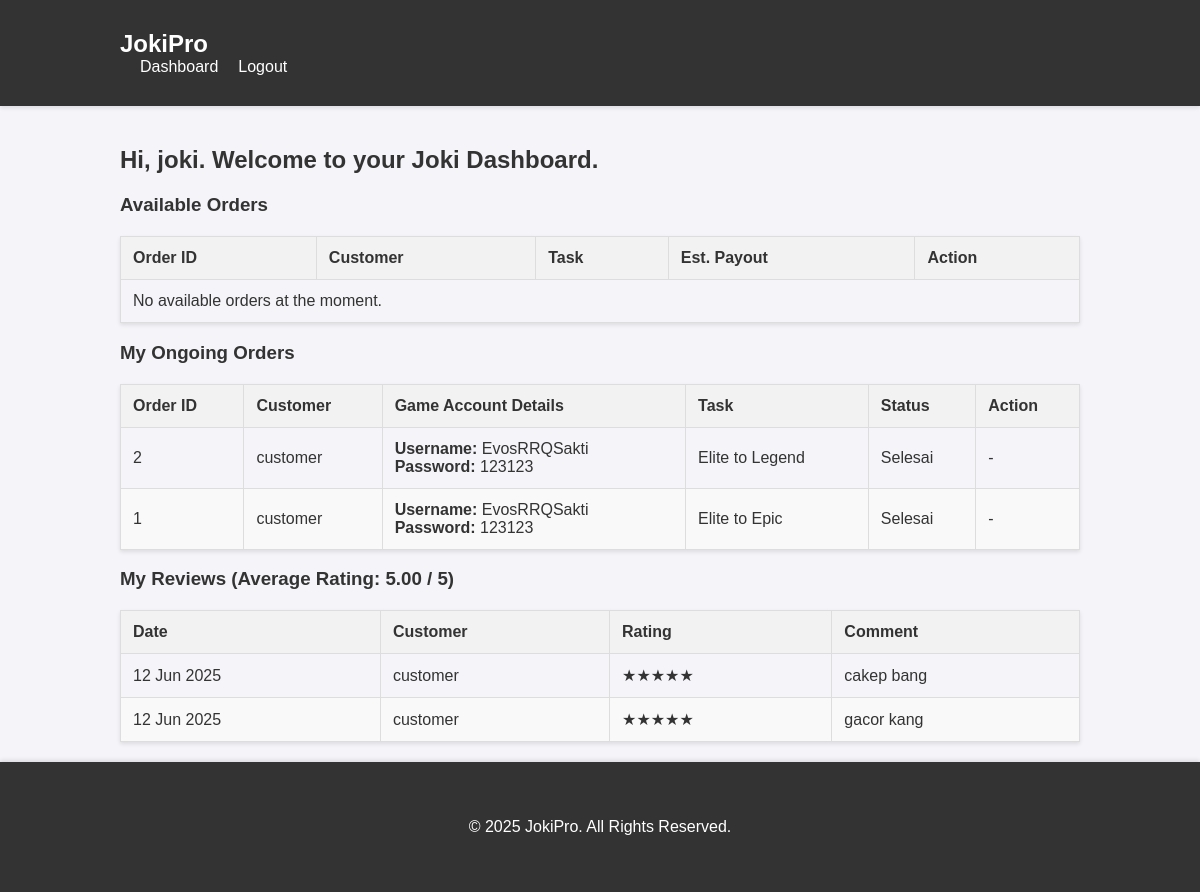
Page /dashboard.php (signed in) on the committed database.
### tables this page shows
CREATE TABLE `orderjoki` (
  `orderID` int(11) NOT NULL,
  `customerID` int(11) NOT NULL,
  `akunID` int(11) NOT NULL,
  `jokiID` int(11) DEFAULT NULL,
  `pembayaranID` int(11) DEFAULT NULL,
  `start_rank` varchar(50) DEFAULT NULL,
  `target_rank` varchar(50) DEFAULT NULL,
  `total_biaya` double NOT NULL,
  `status_order` enum('pending','diproses','selesai') DEFAULT 'pending'
);

CREATE TABLE `users` (
  `userID` int(11) NOT NULL,
  `username` varchar(50) NOT NULL,
  `email` varchar(100) NOT NULL,
  `password` varchar(255) NOT NULL,
  `role` enum('customer','joki','admin') NOT NULL
);

CREATE TABLE `akun_game` (
  `akunID` int(11) NOT NULL,
  `customerID` int(11) NOT NULL,
  `usernameGame` varchar(50) NOT NULL,
  `passwordGame` varchar(50) NOT NULL
);

CREATE TABLE `ulasan` (
  `ulasanID` int(11) NOT NULL,
  `customerID` int(11) NOT NULL,
  `jokiID` int(11) NOT NULL,
  `orderID` int(11) DEFAULT NULL,
  `rating` int(11) DEFAULT NULL CHECK (`rating` between 1 and 5),
  `komentar` text DEFAULT NULL,
  `tanggal` timestamp NOT NULL DEFAULT current_timestamp()
);

### joki_dashboard.php (the view, shortened to what this page needs)
<?php
require_once "config/config.php";
$jokiID = $_SESSION['id'];
$available_orders = [];
$sql_available = "SELECT o.orderID, c.username AS customer_name, o.start_rank, o.target_rank, o.total_biaya
                  FROM orderjoki o
                  JOIN users c ON o.customerID = c.userID
                  WHERE o.status_order = 'diproses' AND o.jokiID IS NULL
                  ORDER BY o.orderID ASC";
$result_available = mysqli_query($conn, $sql_available);
if ($result_available) {
    $available_orders = mysqli_fetch_all($result_available, MYSQLI_ASSOC);
}
$my_orders = [];
$sql_my = "SELECT
            o.orderID,
            c.username AS customer_name,
            o.start_rank,
            o.target_rank,
            o.total_biaya,
            o.status_order,
            ag.usernameGame,
            ag.passwordGame
           FROM orderjoki o
           JOIN users c ON o.customerID = c.userID
           JOIN akun_game ag ON o.akunID = ag.akunID
           WHERE o.jokiID = ?
           ORDER BY o.orderID DESC";
if ($stmt_my = mysqli_prepare($conn, $sql_my)) {
    mysqli_stmt_bind_param($stmt_my, "i", $jokiID);
    mysqli_stmt_execute($stmt_my);
    $result_my = mysqli_stmt_get_result($stmt_my);
    $my_orders = mysqli_fetch_all($result_my, MYSQLI_ASSOC);
}
$my_reviews = [];
$avg_rating = 0;
$sql_reviews = "SELECT u.rating, u.komentar, c.username as customer_name, u.tanggal
                FROM ulasan u
                JOIN users c ON u.customerID = c.userID
                WHERE u.jokiID = ?
                ORDER BY u.tanggal DESC";
if ($stmt_reviews = mysqli_prepare($conn, $sql_reviews)) {
    mysqli_stmt_bind_param($stmt_reviews, "i", $jokiID);
    mysqli_stmt_execute($stmt_reviews);
    $result_reviews = mysqli_stmt_get_result($stmt_reviews);
    $total_rating = 0;
    $review_count = 0;
    while($row = mysqli_fetch_assoc($result_reviews)){
        $my_reviews[] = $row;
        $total_rating += $row['rating'];
        $review_count++;
    }
    if($review_count > 0){
        $avg_rating = $total_rating / $review_count;
    }
}
?>
<?php include 'includes/header.php'; ?>
<div class="page-header">
    <h2>Hi, <b><?php echo htmlspecialchars($_SESSION["username"]); ?></b>. Welcome to your Joki Dashboard.</h2>
</div>
<div class="table-container">
    <h3>Available Orders</h3>
    <table>
        <thead>
            <tr>
                <th>Order ID</th>
                <th>Customer</th>
                <th>Task</th>
                <th>Est. Payout</th>
                <th>Action</th>
            </tr>
        </thead>
        <tbody>
            <?php if (!empty($available_orders)): ?>
                <?php foreach ($available_orders as $order): ?>
                    <tr>
                        <td><?php echo $order['orderID']; ?></td>
                        <td><?php echo htmlspecialchars($order['customer_name']); ?></td>
                        <td><?php echo htmlspecialchars($order['start_rank']) . ' to ' . htmlspecialchars($order['target_rank']); ?></td>
                        <td>Rp <?php echo number_format($order['total_biaya'], 2); ?></td>
                        <td>
                             <form action="<?php echo htmlspecialchars($_SERVER["PHP_SELF"]); ?>" method="post" style="margin:0;">
                                <input type="hidden" name="orderID" value="<?php echo $order['orderID']; ?>">
                                <input type="submit" name="accept_order" class="btn" value="Kerjakan">
                            </form>
                        </td>
                    </tr>
                <?php endforeach; ?>
            <?php else: ?>
                <tr>
                    <td colspan="5">No available orders at the moment.</td>
                </tr>
            <?php endif; ?>
        </tbody>
    </table>
</div>
<div class="table-container">
    <h3>My Ongoing Orders</h3>
    <table>
        <thead>
            <tr>
                <th>Order ID</th>
                <th>Customer</th>
                <th>Game Account Details</th>
                <th>Task</th>
                <th>Status</th>
                <th>Action</th>
            </tr>
        </thead>
        <tbody>
             <?php if (!empty($my_orders)): ?>
                <?php foreach ($my_orders as $order): ?>
                    <tr>
                        <td><?php echo $order['orderID']; ?></td>
                        <td><?php echo htmlspecialchars($order['customer_name']); ?></td>
                        <td>
                            <b>Username:</b> <?php echo htmlspecialchars($order['usernameGame']); ?><br>
                            <b>Password:</b> <?php echo htmlspecialchars($order['passwordGame']); ?>
                        </td>
                        <td><?php echo htmlspecialchars($order['start_rank']) . ' to ' . htmlspecialchars($order['target_rank']); ?></td>
                        <td><?php echo ucfirst($order['status_order']); ?></td>
                        <td>
                            <?php if ($order['status_order'] == 'diproses'): ?>
                                <form action="<?php echo htmlspecialchars($_SERVER["PHP_SELF"]); ?>" method="post" style="margin:0;">
                                    <input type="hidden" name="orderID" value="<?php echo $order['orderID']; ?>">
                                    <input type="submit" name="complete_order" class="btn" value="Selesai">
                                </form>
                            <?php else: ?>
                                -
                            <?php endif; ?>
                        </td>
                    </tr>
                <?php endforeach; ?>
            <?php else: ?>
                <tr>
                    <td colspan="6">You have not accepted any orders.</td>
                </tr>
            <?php endif; ?>
        </tbody>
    </table>
</div>
<div class="table-container">
    <h3>My Reviews (Average Rating: <?php echo number_format($avg_rating, 2); ?> / 5)</h3>
    <table>
        <thead>
            <tr>
                <th>Date</th>
                <th>Customer</th>
                <th>Rating</th>
                <th>Comment</th>
            </tr>
        </thead>
        <tbody>
             <?php if (!empty($my_reviews)): ?>
                <?php foreach ($my_reviews as $review): ?>
                    <tr>
                        <td><?php echo date("d M Y", strtotime($review['tanggal'])); ?></td>
                        <td><?php echo htmlspecialchars($review['customer_name']); ?></td>
                        <td><?php echo str_repeat("★", $review['rating']) . str_repeat("☆", 5 - $review['rating']); ?></td>
                        <td><?php echo htmlspecialchars($review['komentar']); ?></td>
                    </tr>
                <?php endforeach; ?>
            <?php else: ?>
                <tr>
                    <td colspan="4">You have not received any reviews yet.</td>
                </tr>
            <?php endif; ?>
        </tbody>
    </table>
</div>
<?php include 'includes/footer.php'; ?>

### assets/css/style.css (style rules this page uses)
body { font-family: Arial, sans-serif; margin: 0; padding: 0; background-color: #f4f4f9; color: #333; display: flex; flex-direction: column; min-height: 100vh; }
table { width: 100%; border-collapse: collapse; margin-top: 20px; box-shadow: 0 2px 4px rgba(0,0,0,0.1); }
table th, table td { padding: 12px; border: 1px solid #ddd; text-align: left; }
table th { background-color: #f2f2f2; }
table tr:nth-child(even) { background-color: #f9f9f9; }

### rows in the picture
orderjoki: orderID "2", customerID.username "customer", akunID.usernameGame "EvosRRQSakti", akunID.passwordGame "123123", start_rank "Elite", target_rank "Legend", status_order "Selesai"
orderjoki: orderID "1", customerID.username "customer", akunID.usernameGame "EvosRRQSakti", akunID.passwordGame "123123", start_rank "Elite", target_rank "Epic", status_order "Selesai"
ulasan: tanggal "12 Jun 2025", customerID.username "customer", rating "★★★★★", komentar "cakep bang"
ulasan: tanggal "12 Jun 2025", customerID.username "customer", rating "★★★★★", komentar "gacor kang"

### other values in the picture
$_SESSION["username"] "joki"
$avg_rating "5.00"
